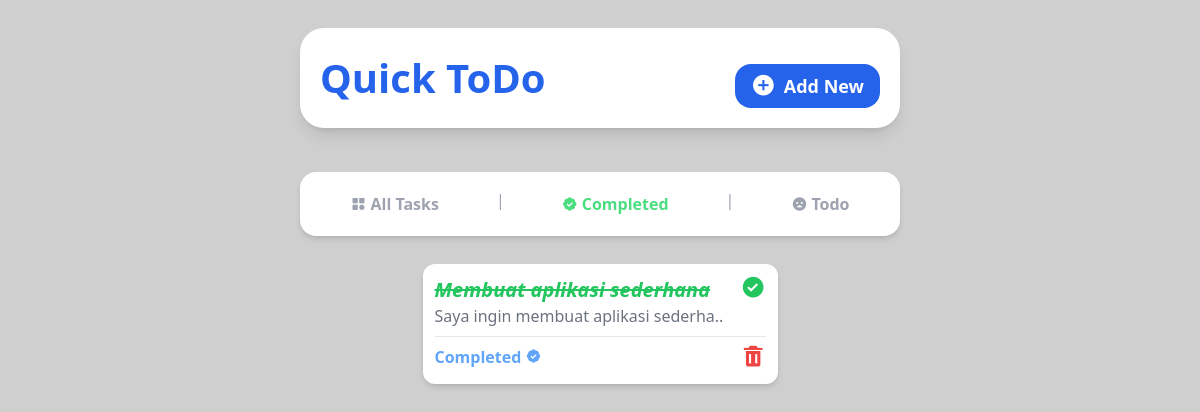
Page /completed/ on the earlier database version.
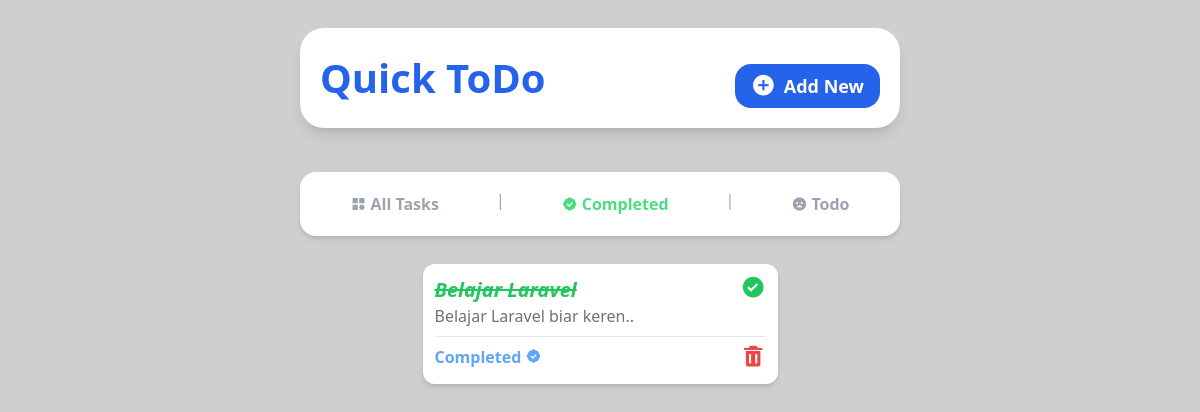
Same page on the later database version.
### todolist/models.py (models this page shows, shortened)
class Todo(models.Model):
    title = models.CharField(max_length=45)
    desc = models.TextField(null=True, blank=True)
    due_date = models.DateField()
    due_time = models.TimeField()
    completed = models.BooleanField(default=False)

### todolist/views.py (the view)
# urls.py: path('completed/', views.completed, name = 'completed'),
def completed (req):
    completed_todos = Todo.objects.filter(completed=True)
    return render(req, 'completed.html',{
        'todos':completed_todos,
    })

### todolist/templates/completed.html
{% include "base.html" %}
{% include "com_nav.html" %}
{% block content %}
<section
  class="flex flex-1 flex-wrap justify-center gap-3 bg-[#fff0] w-10/12 md:w-11/12 h-full mb-3 rounded-2xl p-3 overflow-y-auto scrollbar-hide"
>
  {% for todo in todos %}
  <div
    class="w-[355px] flex flex-col shadow-md bg-white h-[120px] rounded-xl p-3">
    <div class="flex flex-row justify-between">
      <div>
        <a href="{% url 'task_detail' todo.id %}">
          <h1 class="text-green-500 font-semibold text-xl italic line-through">
            {{ todo.title }}
          </h1>
        </a>
        <p class="text-gray-500 text-md">
          {{ todo.desc | slice:":35" }}..
        </p>
      </div>
      <a href="{% url 'toggle_complete' todo.id %}">
        <i class="bx bxs-check-circle bx-sm text-green-500"></i>
      </a>
    </div>
    <hr class="border-t border-gray-200 my-2" />
    <div class="flex flex-row justify-between">
      <h2 class="text-blue-400 font-bold">
        Completed <i class="bx bxs-badge-check"></i>
      </h2>
      <a href="{% url 'delete' todo.id %}">
        <i class="bx bxs-trash bx-sm text-red-500"></i>
      </a>
    </div>
  </div>
  {% endfor %}
</section>
{% endblock content %}

Differences in the rows shown:
no longer on this page (row edited): Todo: title "Membuat aplikasi sederhana", desc "Saya ingin membuat aplikasi sederha"
now on this page (row edited): Todo: title "Belajar Laravel", desc "Belajar Laravel biar keren"
